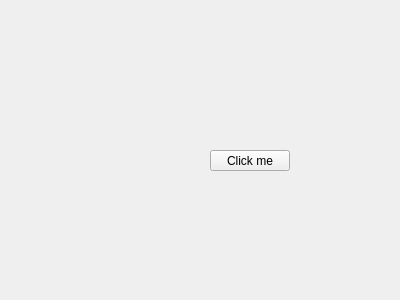
<?xml version="1.0" encoding="UTF-8"?>
<ui version="4.0">
 <class>Widget</class>
 <widget class="QWidget" name="Widget">
  <property name="geometry">
   <rect>
    <x>0</x>
    <y>0</y>
    <width>400</width>
    <height>300</height>
   </rect>
  </property>
  <property name="windowTitle">
   <string>Widget</string>
  </property>
  <widget class="QPushButton" name="pushButton">
   <property name="geometry">
    <rect>
     <x>210</x>
     <y>150</y>
     <width>80</width>
     <height>21</height>
    </rect>
   </property>
   <property name="text">
    <string>Click me</string>
   </property>
  </widget>
 </widget>
 <layoutdefault spacing="6" margin="11"/>
 <resources/>
 <connections/>
</ui>
